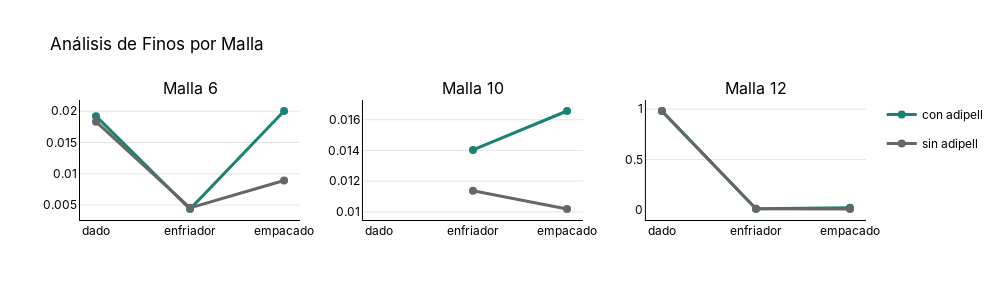

Notebook code cell kept with this figure:
### Code cell
fig_final = create_subplot_grid(
    figures=[fig1, fig3, fig4],
    rows=1, cols=3,
    titles=["Malla 6", "Malla 10", "Malla 12"],
    main_title="Análisis de Finos por Malla",
    shared_y=False, # Compartir eje Y para comparar escalas
    width=1000, height=300
)
fig_final.show()

### Figure 1 — Plotly figure (JSON) as saved in the notebook; plotly's stock layout.template omitted (floating-point values rounded to 4 significant figures)
{"data": [{"hovertemplate": "<b>punto:</b> %{x}<br><b>con adipell:</b> %{y:.1f}<br><extra></extra>", "legendgroup": "con adipell", "line": {"color": "#1C8074", "shape": "linear", "width": 3}, "marker": {"color": "#1C8074", "size": 8}, "mode": "lines+markers", "name": "con adipell", "type": "scatter", "x": ["dado", "enfriador", "empacado"], "xaxis": "x", "y": [0.01922, 0.004356, 0.02004], "yaxis": "y"}, {"hovertemplate": "<b>punto:</b> %{x}<br><b>sin adipell:</b> %{y:.1f}<br><extra></extra>", "legendgroup": "sin adipell", "line": {"color": "#666666", "shape": "linear", "width": 3}, "marker": {"color": "#666666", "size": 8}, "mode": "lines+markers", "name": "sin adipell", "type": "scatter", "x": ["dado", "enfriador", "empacado"], "xaxis": "x", "y": [0.01833, 0.004542, 0.008909], "yaxis": "y"}, {"hovertemplate": "<b>punto:</b> %{x}<br><b>con adipell:</b> %{y:.1f}<br><extra></extra>", "legendgroup": "con adipell", "line": {"color": "#1C8074", "shape": "linear", "width": 3}, "marker": {"color": "#1C8074", "size": 8}, "mode": "lines+markers", "name": "con adipell", "showlegend": false, "type": "scatter", "x": ["dado", "enfriador", "empacado"], "xaxis": "x2", "y": [null, 0.01403, 0.01657], "yaxis": "y2"}, {"hovertemplate": "<b>punto:</b> %{x}<br><b>sin adipell:</b> %{y:.1f}<br><extra></extra>", "legendgroup": "sin adipell", "line": {"color": "#666666", "shape": "linear", "width": 3}, "marker": {"color": "#666666", "size": 8}, "mode": "lines+markers", "name": "sin adipell", "showlegend": false, "type": "scatter", "x": ["dado", "enfriador", "empacado"], "xaxis": "x2", "y": [null, 0.01138, 0.01019], "yaxis": "y2"}, {"hovertemplate": "<b>punto:</b> %{x}<br><b>con adipell:</b> %{y:.1f}<br><extra></extra>", "legendgroup": "con adipell", "line": {"color": "#1C8074", "shape": "linear", "width": 3}, "marker": {"color": "#1C8074", "size": 8}, "mode": "lines+markers", "name": "con adipell", "showlegend": false, "type": "scatter", "x": ["dado", "enfriador", "empacado"], "xaxis": "x3", "y": [0.9808, 0.0111, 0.02275], "yaxis": "y3"}, {"hovertemplate": "<b>punto:</b> %{x}<br><b>sin adipell:</b> %{y:.1f}<br><extra></extra>", "legendgroup": "sin adipell", "line": {"color": "#666666", "shape": "linear", "width": 3}, "marker": {"color": "#666666", "size": 8}, "mode": "lines+markers", "name": "sin adipell", "showlegend": false, "type": "scatter", "x": ["dado", "enfriador", "empacado"], "xaxis": "x3", "y": [0.982, 0.01092, 0.009593], "yaxis": "y3"}], "layout": {"annotations": [{"font": {"size": 16}, "showarrow": false, "text": "Malla 6", "x": 0.14, "xanchor": "center", "xref": "paper", "y": 1, "yanchor": "bottom", "yref": "paper"}, {"font": {"size": 16}, "showarrow": false, "text": "Malla 10", "x": 0.5, "xanchor": "center", "xref": "paper", "y": 1, "yanchor": "bottom", "yref": "paper"}, {"font": {"size": 16}, "showarrow": false, "text": "Malla 12", "x": 0.86, "xanchor": "center", "xref": "paper", "y": 1, "yanchor": "bottom", "yref": "paper"}], "font": {"color": "black", "family": "Inter, Arial, sans-serif"}, "height": 300, "legend": {"orientation": "v", "x": 1.02, "xanchor": "left", "y": 1, "yanchor": "top"}, "paper_bgcolor": "rgba(0,0,0,0)", "plot_bgcolor": "rgba(0,0,0,0)", "showlegend": true, "title": {"text": "Análisis de Finos por Malla"}, "width": 1000, "xaxis": {"anchor": "y", "domain": [0, 0.28], "linecolor": "black", "showgrid": false, "showline": true}, "xaxis2": {"anchor": "y2", "domain": [0.36, 0.64], "linecolor": "black", "showgrid": false, "showline": true}, "xaxis3": {"anchor": "y3", "domain": [0.72, 1], "linecolor": "black", "showgrid": false, "showline": true}, "yaxis": {"anchor": "x", "domain": [0, 1], "gridcolor": "rgba(0,0,0,0.1)", "linecolor": "black", "showgrid": true, "showline": true}, "yaxis2": {"anchor": "x2", "domain": [0, 1], "gridcolor": "rgba(0,0,0,0.1)", "linecolor": "black", "showgrid": true, "showline": true}, "yaxis3": {"anchor": "x3", "domain": [0, 1], "gridcolor": "rgba(0,0,0,0.1)", "linecolor": "black", "showgrid": true, "showline": true}}}
